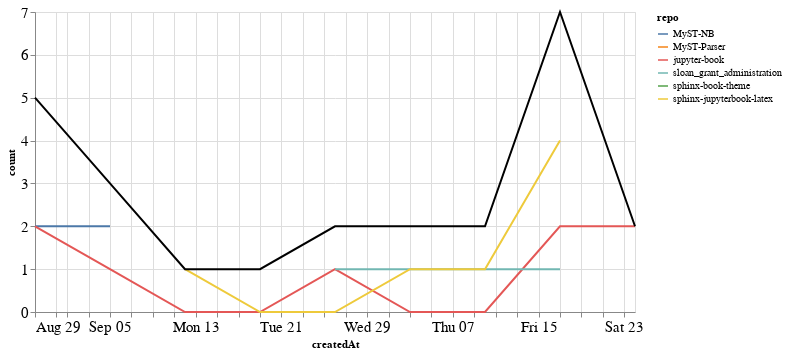

The notebook cell this image was saved under:
### Markdown cell above
### PRs

### Code cell
prs_time = prs.groupby('repo').resample('W', on='createdAt').count()['author'].reset_index()
prs_time = prs_time.rename(columns={'author': 'count'})
prs_time_total = prs_time.groupby('createdAt').agg({"count": "sum"}).reset_index()

ch1 = alt.Chart(prs_time, width=600).mark_line().encode(
    x='createdAt',
    y='count',
    color='repo',
    tooltip="repo"
)

ch2 = alt.Chart(prs_time_total, width=600).mark_line(color="black").encode(
    x='createdAt',
    y='count',
)

ch1 + ch2

### Figure 1 — Vega-Lite specification as saved in the notebook (floating-point values rounded to 4 significant figures)
{"config": {"axisLeft": {"labelFontSize": 15}, "axisBottom": {"labelFontSize": 15}}, "layer": [{"data": {"name": "data-ccfca8ebf0ce69490237786cf8318312"}, "mark": "line", "encoding": {"color": {"type": "nominal", "field": "repo"}, "tooltip": {"type": "nominal", "field": "repo"}, "x": {"type": "temporal", "field": "createdAt"}, "y": {"type": "quantitative", "field": "count"}}, "width": 600}, {"data": {"name": "data-d055877dead0f86741a004360d2ef0c4"}, "mark": {"type": "line", "color": "black"}, "encoding": {"x": {"type": "temporal", "field": "createdAt"}, "y": {"type": "quantitative", "field": "count"}}, "width": 600}], "$schema": "https://vega.github.io/schema/vega-lite/v4.8.1.json", "datasets": {"data-ccfca8ebf0ce69490237786cf8318312": [{"repo": "MyST-NB", "createdAt": "2021-08-29T00:00:00", "count": 2}, {"repo": "MyST-NB", "createdAt": "2021-09-05T00:00:00", "count": 2}, {"repo": "MyST-Parser", "createdAt": "2021-08-29T00:00:00", "count": 1}, {"repo": "jupyter-book", "createdAt": "2021-08-29T00:00:00", "count": 2}, {"repo": "jupyter-book", "createdAt": "2021-09-05T00:00:00", "count": 1}, {"repo": "jupyter-book", "createdAt": "2021-09-12T00:00:00", "count": 0}, {"repo": "jupyter-book", "createdAt": "2021-09-19T00:00:00", "count": 0}, {"repo": "jupyter-book", "createdAt": "2021-09-26T00:00:00", "count": 1}, {"repo": "jupyter-book", "createdAt": "2021-10-03T00:00:00", "count": 0}, {"repo": "jupyter-book", "createdAt": "2021-10-10T00:00:00", "count": 0}, {"repo": "jupyter-book", "createdAt": "2021-10-17T00:00:00", "count": 2}, {"repo": "jupyter-book", "createdAt": "2021-10-24T00:00:00", "count": 2}, {"repo": "sloan_grant_administration", "createdAt": "2021-09-26T00:00:00", "count": 1}, {"repo": "sloan_grant_administration", "createdAt": "2021-10-03T00:00:00", "count": 1}, {"repo": "sloan_grant_administration", "createdAt": "2021-10-10T00:00:00", "count": 1}, {"repo": "sloan_grant_administration", "createdAt": "2021-10-17T00:00:00", "count": 1}, {"repo": "sphinx-book-theme", "createdAt": "2021-09-19T00:00:00", "count": 1}, {"repo": "sphinx-jupyterbook-latex", "createdAt": "2021-09-12T00:00:00", "count": 1}, {"repo": "sphinx-jupyterbook-latex", "createdAt": "2021-09-19T00:00:00", "count": 0}, {"repo": "sphinx-jupyterbook-latex", "createdAt": "2021-09-26T00:00:00", "count": 0}, {"repo": "sphinx-jupyterbook-latex", "createdAt": "2021-10-03T00:00:00", "count": 1}, {"repo": "sphinx-jupyterbook-latex", "createdAt": "2021-10-10T00:00:00", "count": 1}, {"repo": "sphinx-jupyterbook-latex", "createdAt": "2021-10-17T00:00:00", "count": 4}], "data-d055877dead0f86741a004360d2ef0c4": [{"createdAt": "2021-08-29T00:00:00", "count": 5}, {"createdAt": "2021-09-05T00:00:00", "count": 3}, {"createdAt": "2021-09-12T00:00:00", "count": 1}, {"createdAt": "2021-09-19T00:00:00", "count": 1}, {"createdAt": "2021-09-26T00:00:00", "count": 2}, {"createdAt": "2021-10-03T00:00:00", "count": 2}, {"createdAt": "2021-10-10T00:00:00", "count": 2}, {"createdAt": "2021-10-17T00:00:00", "count": 7}, {"createdAt": "2021-10-24T00:00:00", "count": 2}]}}
